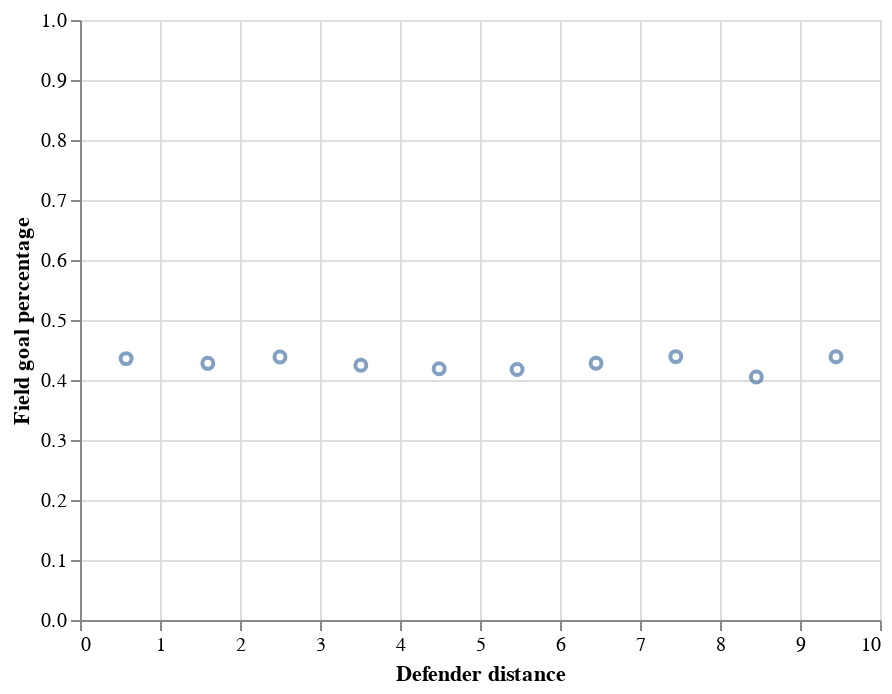

The code cell stored with this chart in its notebook:
### Markdown cell above
## Visualization
Now we try to plot the field goal percentage estimates versus defender distances (binned version) using '`bball_percentages`'. The x-axis is the defender distances, and the y-axis is the probability estimates. **Note: since the y-axis is encoding probabilities, we can fix its range to be from 0 to 1** by using `scale=alt.Scale(domain=(0, 1))` when specifying the y-axis in Altair.

<!--
BEGIN QUESTION
name: q2
manual: true
points: 5
gradescope: show
-->
<!-- EXPORT TO PDF -->

### Code cell
## Plot the shot probability vs defender distances

alt.Chart(bball_percentages).mark_point().encode(
    y = alt.Y("made_shot", axis = alt.Axis(title = "Field goal percentage"),
              scale=alt.Scale(domain=(0,1))),
    x = alt.X("defender_distance", axis=alt.Axis(title = "Defender distance"))
)

### Figure 1 — Vega-Lite specification as saved in the notebook (floating-point values rounded to 4 significant figures)
{"config": {"view": {"continuousWidth": 400, "continuousHeight": 300}}, "data": {"name": "data-fbd0ef55f122c1ff9f8d945c4d5ab9eb"}, "mark": "point", "encoding": {"x": {"type": "quantitative", "axis": {"title": "Defender distance"}, "field": "defender_distance"}, "y": {"type": "quantitative", "axis": {"title": "Field goal percentage"}, "field": "made_shot", "scale": {"domain": [0, 1]}}}, "$schema": "https://vega.github.io/schema/vega-lite/v4.8.1.json", "datasets": {"data-fbd0ef55f122c1ff9f8d945c4d5ab9eb": [{"made_shot": 0.4357, "defender_distance": 0.5763}, {"made_shot": 0.4278, "defender_distance": 1.598}, {"made_shot": 0.4384, "defender_distance": 2.5}, {"made_shot": 0.4247, "defender_distance": 3.511}, {"made_shot": 0.4187, "defender_distance": 4.49}, {"made_shot": 0.4175, "defender_distance": 5.464}, {"made_shot": 0.4278, "defender_distance": 6.451}, {"made_shot": 0.439, "defender_distance": 7.447}, {"made_shot": 0.4049, "defender_distance": 8.454}, {"made_shot": 0.4386, "defender_distance": 9.45}]}}
